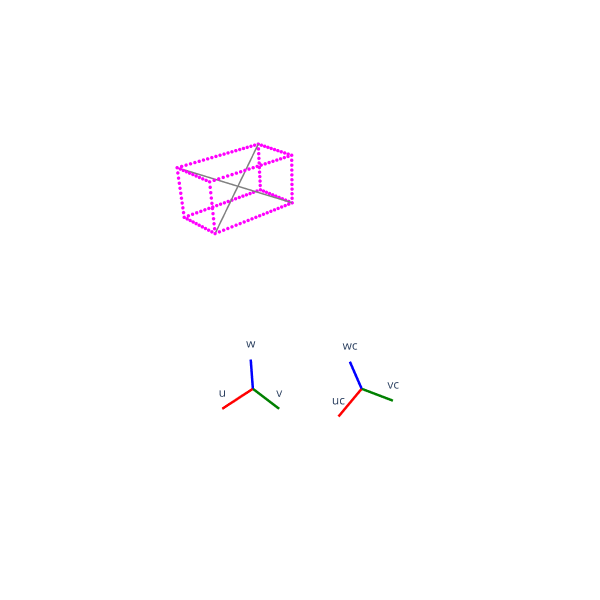

Source (notebook cell):
### Code cell
# отобразим 3D точки в мировой системе координат
# и систему координат камеры

plots = plot_points(points1, edges)  # 3D точки

plots = plot_coordinate_system(  # мировая система координат
    labels=("u", "v", "w"), plots=plots
)

plots = plot_coordinate_system(  # система координат камеры
    R=R, t=t, labels=("uc", "vc", "wc"), plots=plots
)

# построение сцены
show_plots(
    width=600,
    height=600,  # размеры окна
    eye=(1.5, 1.5, 1.5),  # координаты точки обзора сцены
    plots=plots,
)

### Figure 1 — Plotly figure (JSON) as saved in the notebook; plotly's stock layout.template omitted (floating-point values rounded to 4 significant figures; data arrays with more than 128 entries replaced by an {"elided": "..."} marker saying what was removed)
{"data": [{"hovertemplate": "x=%{x}<br>y=%{y}<br>z=%{z}<extra></extra>", "legendgroup": "", "marker": {"color": "rgb(255, 0, 255)", "size": 2, "symbol": "circle"}, "mode": "markers", "name": "", "scene": "scene", "showlegend": false, "type": "scatter3d", "x": {"elided": "160 float values"}, "y": {"elided": "160 float values"}, "z": {"elided": "160 float values"}}, {"hovertemplate": "x=%{x}<br>y=%{y}<br>z=%{z}<extra></extra>", "legendgroup": "", "line": {"color": "gray", "dash": "solid", "width": 3}, "marker": {"symbol": "circle"}, "mode": "lines", "name": "", "scene": "scene", "showlegend": false, "type": "scatter3d", "x": [1.0, -1.0], "y": [0.5, -0.5], "z": [5.0, 6.0]}, {"hovertemplate": "x=%{x}<br>y=%{y}<br>z=%{z}<extra></extra>", "legendgroup": "", "line": {"color": "gray", "dash": "solid", "width": 3}, "marker": {"symbol": "circle"}, "mode": "lines", "name": "", "scene": "scene", "showlegend": false, "type": "scatter3d", "x": [-1.0, 1.0], "y": [0.5, -0.5], "z": [5.0, 6.0]}, {"hovertemplate": "x=%{x}<br>y=%{y}<br>z=%{z}<extra></extra>", "legendgroup": "", "line": {"color": "red", "dash": "solid", "width": 5}, "marker": {"symbol": "circle"}, "mode": "lines+text", "name": "", "scene": "scene", "showlegend": false, "text": ["", "u"], "type": "scatter3d", "x": [0.0, 1.0], "y": [0.0, 0.0], "z": [0.0, 0.0]}, {"hovertemplate": "x=%{x}<br>y=%{y}<br>z=%{z}<extra></extra>", "legendgroup": "", "line": {"color": "green", "dash": "solid", "width": 5}, "marker": {"symbol": "circle"}, "mode": "lines+text", "name": "", "scene": "scene", "showlegend": false, "text": ["", "v"], "type": "scatter3d", "x": [0.0, 0.0], "y": [0.0, 1.0], "z": [0.0, 0.0]}, {"hovertemplate": "x=%{x}<br>y=%{y}<br>z=%{z}<extra></extra>", "legendgroup": "", "line": {"color": "blue", "dash": "solid", "width": 5}, "marker": {"symbol": "circle"}, "mode": "lines+text", "name": "", "scene": "scene", "showlegend": false, "text": ["", "w"], "type": "scatter3d", "x": [0.0, 0.0], "y": [0.0, 0.0], "z": [0.0, 1.0]}, {"hovertemplate": "x=%{x}<br>y=%{y}<br>z=%{z}<extra></extra>", "legendgroup": "", "line": {"color": "red", "dash": "solid", "width": 5}, "marker": {"symbol": "circle"}, "mode": "lines+text", "name": "", "scene": "scene", "showlegend": false, "text": ["", "uc"], "type": "scatter3d", "x": [-2.0, -1.034], "y": [2.0, 2.067], "z": [0.0, -0.25]}, {"hovertemplate": "x=%{x}<br>y=%{y}<br>z=%{z}<extra></extra>", "legendgroup": "", "line": {"color": "green", "dash": "solid", "width": 5}, "marker": {"symbol": "circle"}, "mode": "lines+text", "name": "", "scene": "scene", "showlegend": false, "text": ["", "vc"], "type": "scatter3d", "x": [-2.0, -2.0], "y": [2.0, 2.966], "z": [0.0, 0.2588]}, {"hovertemplate": "x=%{x}<br>y=%{y}<br>z=%{z}<extra></extra>", "legendgroup": "", "line": {"color": "blue", "dash": "solid", "width": 5}, "marker": {"symbol": "circle"}, "mode": "lines+text", "name": "", "scene": "scene", "showlegend": false, "text": ["", "wc"], "type": "scatter3d", "x": [-2.0, -1.741], "y": [2.0, 1.75], "z": [0.0, 0.933]}], "layout": {"autosize": true, "height": 600, "paper_bgcolor": "white", "scene": {"aspectmode": "data", "camera": {"center": {"x": 0, "y": 0, "z": 0}, "eye": {"x": 1.5, "y": 1.5, "z": 1.5}, "up": {"x": 0, "y": 0, "z": 1}}, "xaxis": {"visible": false}, "yaxis": {"visible": false}, "zaxis": {"visible": false}}, "width": 600}}
